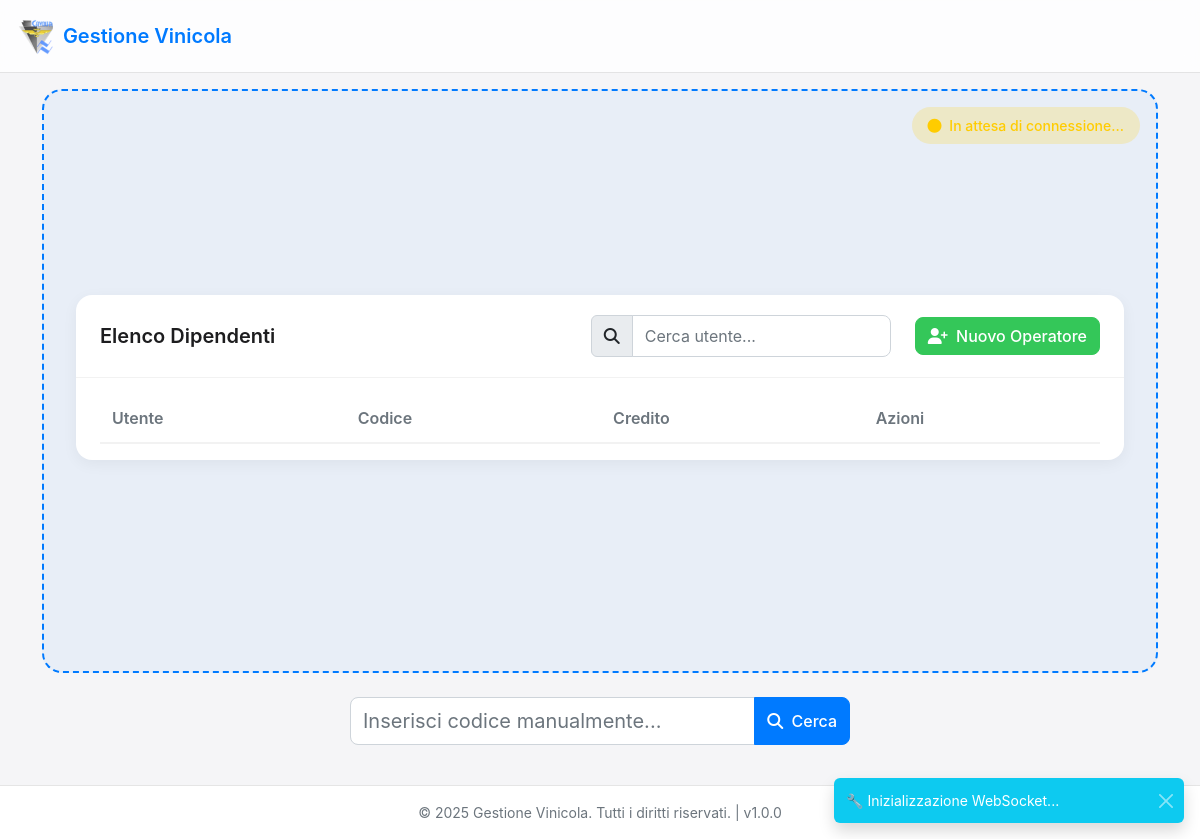
The app's page /barcode_scanner, older data.
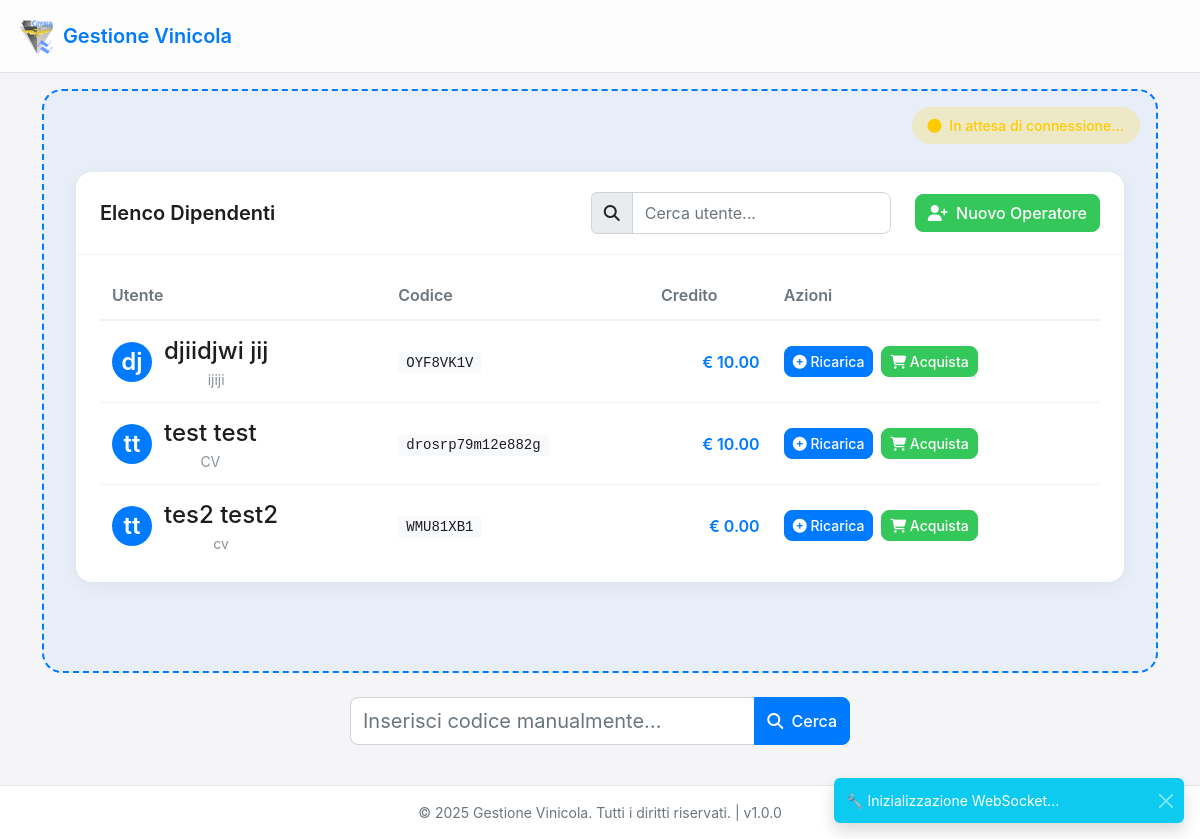
The same page, newer data.
### app.py (models this page shows, shortened)
class Employee(db.Model):
    id = db.Column(db.Integer, primary_key=True)
    code = db.Column(db.String(50), unique=True)  # Codice a barre della card
    first_name = db.Column(db.String(100))
    last_name = db.Column(db.String(100))
    rank = db.Column(db.String(100))
    credit = db.Column(db.Numeric(10, 2), default=0)
    credit_hash = db.Column(db.String(64))  # Hash per verificare l'integrità del credito
    credit_limit = db.Column(db.Numeric(10, 2), default=0)  # Limite di credito negativo consentito

### app.py (the view)
@app.route('/barcode_scanner')
def barcode_scanner():
    last_barcode_info = get_last_barcode()
    last_barcode = last_barcode_info['barcode'] if last_barcode_info else None
    products = Product.query.filter_by(active=True).all()
    employees = Employee.query.order_by(Employee.last_name).all()
    return render_template(
        'barcode_scanner.html',
        last_barcode=last_barcode,
        products=products,
        employees=employees
    )

### app.py (called while the page is built)
def get_last_barcode():
    global barcode_data, barcode_lock, last_barcode_time
    with barcode_lock:
        if barcode_data:
            return {
                'barcode': barcode_data[-1],
                'timestamp': last_barcode_time
            }
        return None

@app.context_processor
def inject_app_info():
    now = datetime.now()
    return {
        'app_name': app.config['APP_NAME'],
        'app_version': app.config['APP_VERSION'],
        'now': now
    }

### templates/barcode_scanner.html (shortened to what this page needs)
{% extends "base.html" %}
{% block content %}
<div class="scanner-container">
    <div class="scanner-area" id="scannerArea">
        <span class="scanner-status status-waiting" id="scannerStatus">
            <i class="fas fa-circle me-1"></i> In attesa di connessione...
        </span>
        <div class="employees-table-container">
            <div class="table-toolbar">
                <h3 class="table-title">Elenco Dipendenti</h3>
                <div class="table-controls">
                    <div class="input-group table-search">
                        <span class="input-group-text">
                            <i class="fas fa-search"></i>
                        </span>
                        <input type="text" class="form-control" id="searchEmployee" placeholder="Cerca utente...">
                    </div>
                    <button type="button" class="btn btn-success ms-2" data-bs-toggle="modal" data-bs-target="#newEmployeeModal">
                        <i class="fas fa-user-plus me-1"></i> Nuovo Operatore
                    </button>
                </div>
            </div>
            <div class="table-wrapper">
                <table class="employees-table" id="employeesTable">
                    <thead>
                        <tr>
                            <th>Utente</th>
                            <th>Codice</th>
                            <th>Credito</th>
                            <th>Azioni</th>
                        </tr>
                    </thead>
                    <tbody>
                        {% for employee in employees %}
                        {% if employee.code != 'CASSA' %}
                        <tr class="employee-row" data-employee-id="{{ employee.id }}" data-first-name="{{ employee.first_name }}" data-last-name="{{ employee.last_name }}">
                            <td class="employee-name-cell">
                                <div class="employee-avatar">{{ employee.first_name[0] }}{{ employee.last_name[0] }}</div>
                                <div class="employee-info">
                                    <div class="employee-name">{{ employee.first_name }} {{ employee.last_name }}</div>
                                    <div class="employee-rank">{{ employee.rank }}</div>
                                </div>
                            </td>
                            <td>
                                <span class="employee-code">{{ employee.code }}</span>
                            </td>
                            <td>
                                <div class="employee-credit">€ {{ "%.2f"|format(employee.credit) }}</div>
                            </td>
                            <td>
                                <div class="table-actions">
                                    <button class="btn btn-sm btn-primary add-credit-btn" data-employee-id="{{ employee.id }}">
                                        <i class="fas fa-plus-circle"></i> Ricarica
                                    </button>
                                    <button class="btn btn-sm btn-success purchase-btn" data-employee-id="{{ employee.id }}">
                                        <i class="fas fa-shopping-cart"></i> Acquista
                                    </button>
                                </div>
                            </td>
                        </tr>
                        {% endif %}
                        {% endfor %}
                    </tbody>
                </table>
            </div>
        </div>
    </div>
    <div class="manual-input">
        <div class="input-group">
            <input type="text" id="manualBarcode" class="form-control form-control-lg"
                   placeholder="Inserisci codice manualmente..." aria-label="Barcode">
            <button class="btn btn-primary" type="button" id="submitManualBarcode">
                <i class="fas fa-search me-1"></i> Cerca
            </button>
        </div>
    </div>
</div>
<a href="{{ url_for('admin_login') }}" class="admin-link">
</a>
{% endblock %}

Row changes from the older to the newer data that the page shows:
added Employee: first_name "d", last_name "j", first_name "djiidjwi", last_name "jij", rank "ijiji", code "OYF8VK1V", credit "10.00"
added Employee: first_name "t", last_name "t", first_name "test", last_name "test", rank "CV", code "drosrp79m12e882g", credit "10.00"
added Employee: first_name "t", last_name "t", first_name "tes2", last_name "test2", rank "cv", code "WMU81XB1", credit "0.00"
